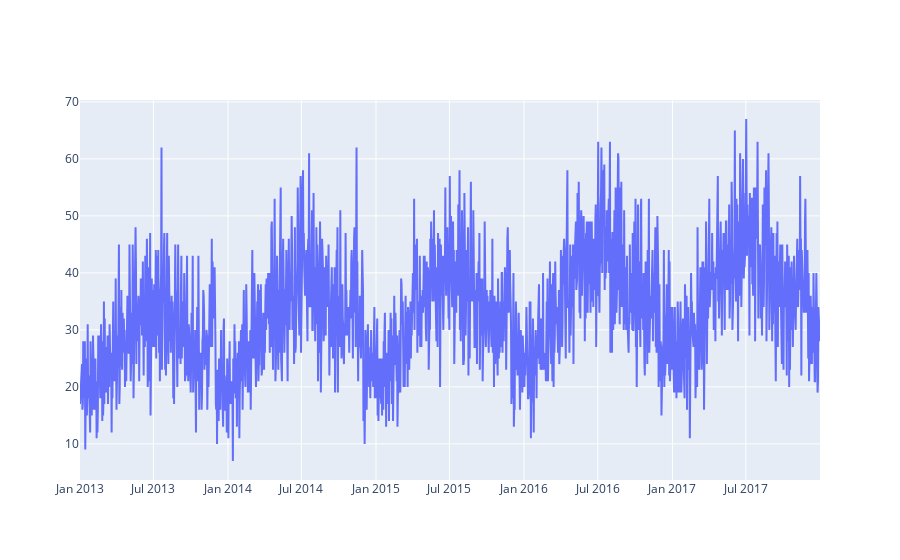

Notebook source saved alongside this figure:
### Markdown cell above
Amazing! The sales is uniformly distributed across all the items.   
Top items with highest average sale are 15, 28, 13, 18 and with least average sales are 5, 1, 41 and so on.

## Time-series visualization of the sales
Let us see how sales of a given item in a given store varies in a span of 5 years.

### Code cell
def Time_visualization(data):
    store_item_df = data.copy()
    # First, let us filterout the required data
    store_id = 10   # Some store
    item_id = 40    # Some item
    print('Before filter:', store_item_df.shape)
    store_item_df = store_item_df[store_item_df.store == store_id]
    store_item_df = store_item_df[store_item_df.item == item_id]
    print('After filter:', store_item_df.shape)
    #display(store_item_df.head())

    # Let us plot this now
    store_item_ts_data = [go.Scatter(
        x=store_item_df.date,
        y=store_item_df.sales)]
    py.iplot(store_item_ts_data)
    return store_item_df

store_item_df = Time_visualization(train_df)

### Figure 1 — Plotly figure (JSON) as saved in the notebook; plotly's stock layout.template omitted (floating-point values rounded to 4 significant figures; data arrays with more than 128 entries replaced by an {"elided": "..."} marker saying what was removed)
{"data": [{"type": "scatter", "x": {"elided": "1826 str values"}, "y": {"elided": "1826 int values"}}], "layout": {}}
